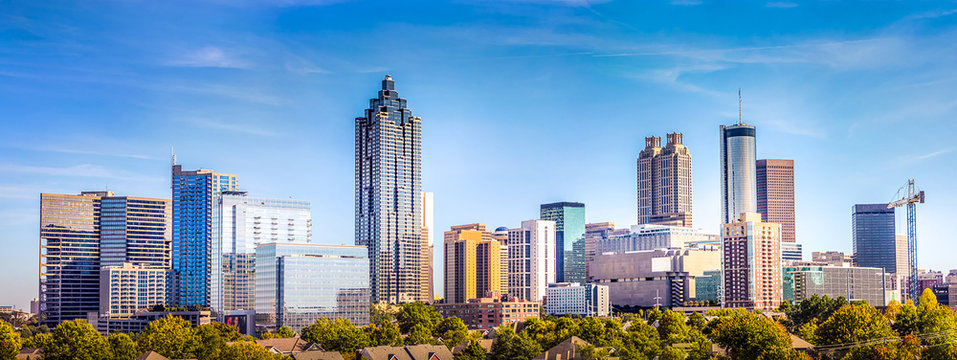
#> input picture building2.jpg, 957 x 360 px
$ python BlurImages.py
#> lines starting #> are read from the running program, lines starting #| are printed output that depends on the picture
import matplotlib.pyplot as plt
import matplotlib.image as mpimg

import cv2
import numpy as np

# Read in the image
image = mpimg.imread('building2.jpg')
#> image is the input picture: shape (360, 957, 3); mean R, G, B 122.8, 154.3, 180.6

plt.imshow(image)

# Convert to grayscale for filtering
gray = cv2.cvtColor(image, cv2.COLOR_RGB2GRAY)
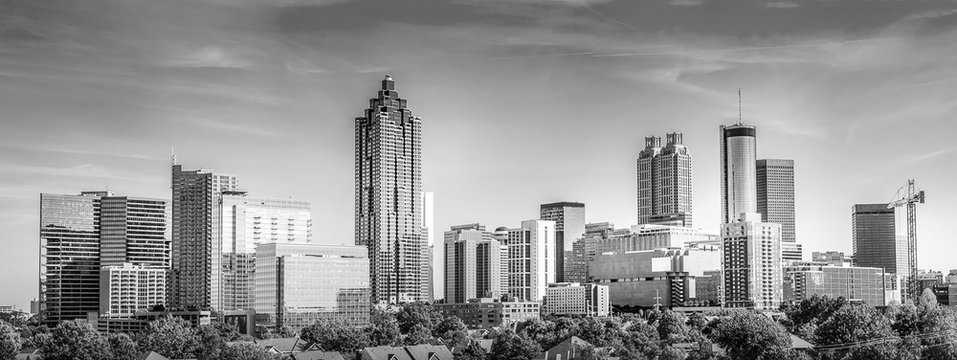
#> gray: shape (360, 957); min 0, max 255, mean 147.9

plt.imshow(gray, cmap='gray')

# 2x2 kernel for averaging blurring
S2x2 = np.array([[ 1, 1],
                 [ 1, 1]])

S3x3 = np.array([[ 1, 1, 1],
                 [ 1, 1, 1],
                 [ 1, 1, 1]])

S5x5 = np.array([[ 1, 1, 1, 1, 1],
                 [ 1, 1, 1, 1, 1],
                 [ 1, 1, 1, 1, 1],
                 [ 1, 1, 1, 1, 1],
                 [ 1, 1, 1, 1, 1]])

fig = plt.figure(figsize=(48, 12))
fig.add_subplot(4,1,1)
plt.imshow(gray, cmap='gray')
plt.title('original')

# Filter the image using filter2D, which has inputs: (grayscale image, bit-depth, kernel)
blurred_image = cv2.filter2D(gray, -1, S2x2/4.0)
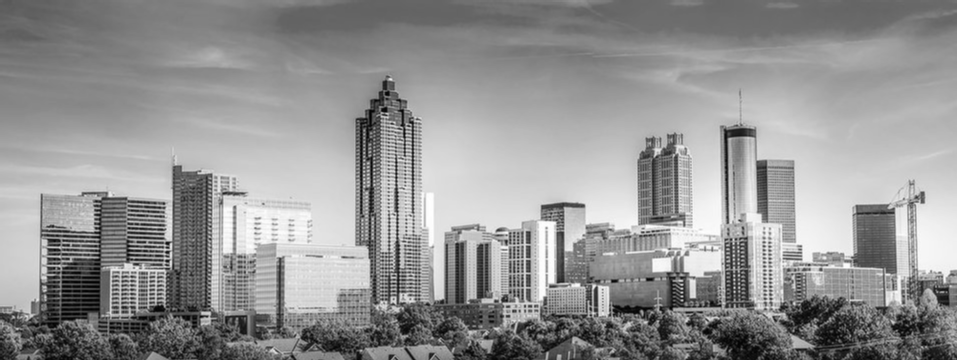
#> blurred_image: shape (360, 957); min 2, max 254, mean 147.9
fig.add_subplot(4,1,2)
plt.imshow(blurred_image, cmap='gray')
plt.title('2x2')

# TODO: blur image using a 3x3 average
blurred_image = cv2.filter2D(gray, -1, S3x3/9.0)
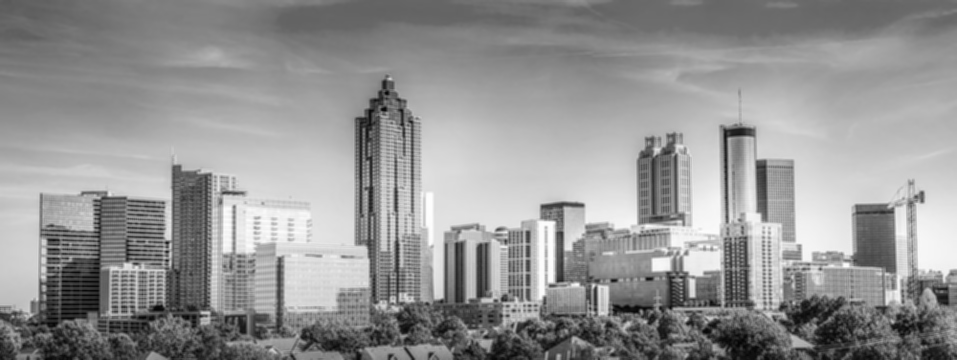
#> blurred_image: shape (360, 957); min 5, max 254, mean 147.9
fig.add_subplot(4,1,3)
plt.imshow(blurred_image, cmap='gray')
plt.title('3x3')

# TODO: blur image using a 5x5 average
blurred_image = cv2.filter2D(gray, -1, S5x5/25.0)
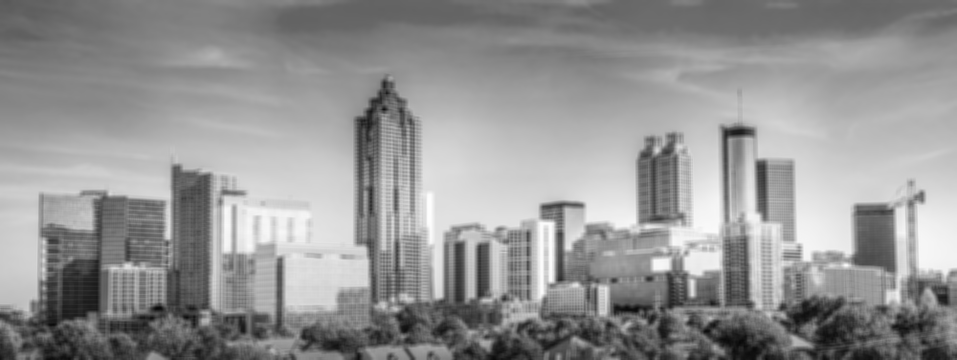
#> blurred_image: shape (360, 957); min 7, max 254, mean 147.9
fig.add_subplot(4,1,4)
plt.imshow(blurred_image, cmap='gray')
plt.title('5x5')

plt.show()
plt.savefig("BlurFilters.png")

$ run again, with park.jpg copied over building2.jpg
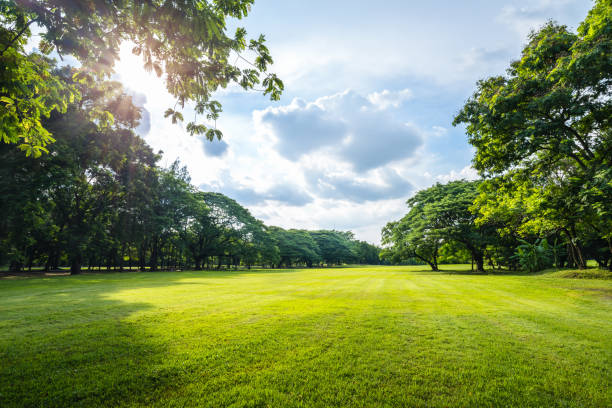
#> input picture park.jpg, 612 x 408 px
#> image is the input picture: shape (408, 612, 3); mean R, G, B 127.9, 142.7, 95.8
#> `blurred_image = cv2.filter2D(gray, -1, S5x5/25.0)`:
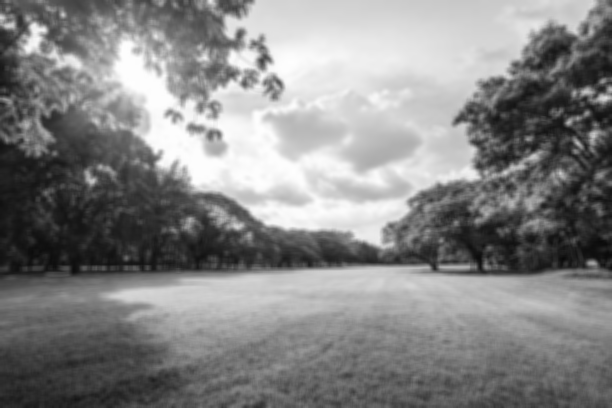
#> blurred_image: shape (408, 612); min 8, max 254, mean 132.9
#> `plt.show()`:
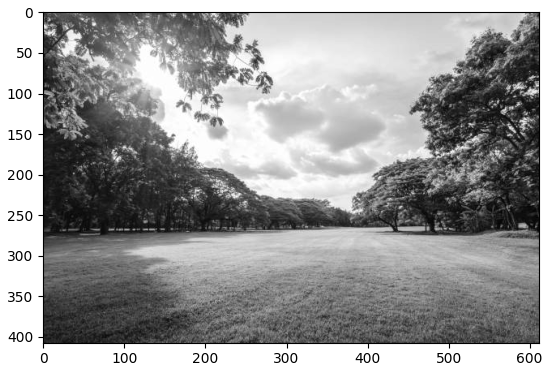
#> figure drawn by matplotlib, 1 panel
